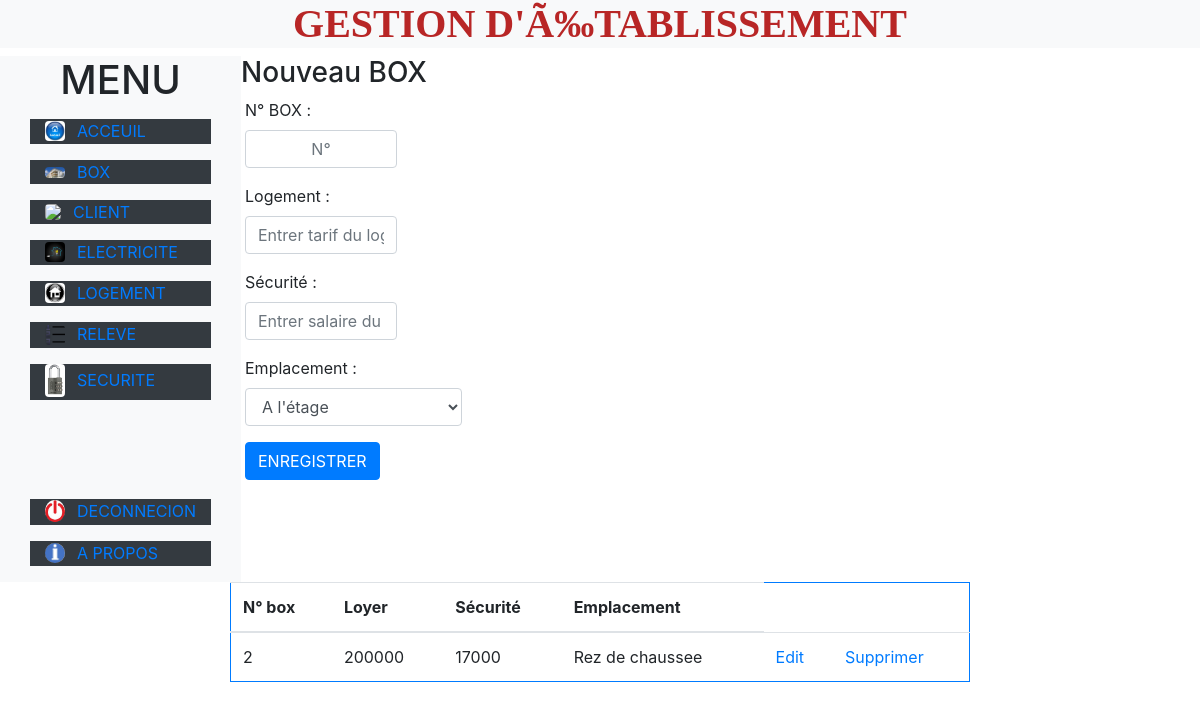
Page /comptoir.php on the committed database.
### tables this page shows
CREATE TABLE `parametre` (
  `nom_appli` varchar(255) NOT NULL,
  `societe` varchar(255) NOT NULL,
  `representant` varchar(255) NOT NULL,
  `localisation` varchar(255) NOT NULL,
  `adress_soc` varchar(255) NOT NULL,
  `respo_soc` varchar(255) NOT NULL,
  `cin_respo` varchar(255) NOT NULL,
  `dcin_respo` varchar(255) NOT NULL,
  `adress_respo` varchar(255) NOT NULL,
  `entete` varchar(255) NOT NULL,
  `corps_menu` longtext NOT NULL,
  `foot` varchar(255) NOT NULL,
  `kwt` varchar(20) NOT NULL
);

CREATE TABLE `piece` (
  `N_box` int(11) NOT NULL,
  `hofa` double NOT NULL,
  `securite` double NOT NULL,
  `emplacement` varchar(255) NOT NULL,
  `longueur` varchar(11) NOT NULL,
  `largeur` varchar(11) NOT NULL
);

### list_client.php (called while the page is built, shortened)
<?php require_once("centre.php");
$parms="SELECT * FROM parametre ";
$parm=$pdo->prepare($parms);
$parm->execute() ;
?>

### list_box.php (called while the page is built)
<?php require_once("centre.php");$query_box="SELECT * FROM piece ORDER BY N_box";$info=$pdo->prepare($query_box);$info->execute() ;?>

### req_box.php (the view, shortened to what this page needs)
<div class="col-md-12 col-xs-12 spacer">
		<div class="panel panel-info">
			<div class="panel-body">
				<table class="table rounded-left border border-primary">
          <thead >
            <tr class="">
              <th>N° box</th>
              <th>Loyer</th>
              <th>Sécurité</th>
              <th>Emplacement</th>
            </tr>
          </thead>
          <tbody class="body-table" id="rqt">
          <?php require("list_box.php");while ($row=$info->fetch()){;?>
            <tr>
              <td><?php echo($row['N_box']); ?></td>
              <td><?php echo($row['hofa']); ?></td>
              <td><?php echo($row['securite']); ?></td>
              <td><?php echo ($row["emplacement"]); ?></td>
              <td><a href="modbox.php?num_box=<?php echo($row['N_box']) ?>">Edit</a> </td>
              <td><a onclick="return confirm('Etes vous sur?');" href="Supprimebox.php?num_box=<?php echo($row['N_box']) ?>">Supprimer</a></td>
            </tr>
          <?php } ;?>
          </tbody>
        </table>
    </div>
  </div>
</div>

### en_tete.php
<h1><?php require_once("list_client.php");while ($par=$parm->fetch()){; echo(($par["nom_appli"]) ." ". ($par["societe"])." ".($par["localisation"]) ); };?></h1>

### css/style.css (style rules this page uses)
body>div>div>h1 { color: rgb(184, 38, 38);font-weight: bold;text-align: center;font-family: Cambria, Cochin, Georgia, Times, 'Times New Roman', serif; }
tr, td { border:1px }
table { margin-top: 10px; }
tr,td { border: 1px ; }

### rows in the picture
parametre: nom_appli "GESTION D'Ã‰TABLISSEMENT"
piece: N_box "2", hofa "200000", securite "17000", emplacement "Rez de chaussee"
